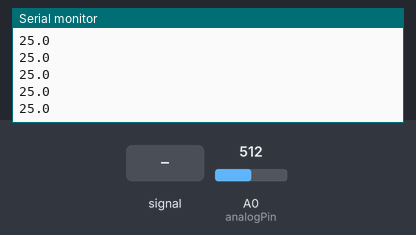
The sketch below on a simulated Arduino Uno, built with avr-gcc and run on an emulated ATmega328P. Shown: the last lines printed to the serial monitor. Inputs (shaded band) come from the test bench; at power-on: A0 (analogPin) = 512.

Above: at 1.2 s.
1.3 s: A0 (analogPin) fed a 200 Hz sine of ±81 counts around its level
At 1.42 s:
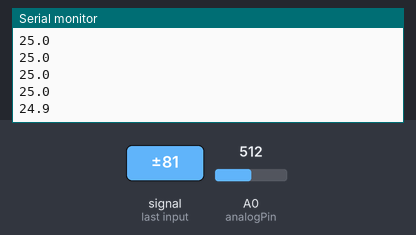
2.8 s: A0 (analogPin) set to 716
At 2.85 s:
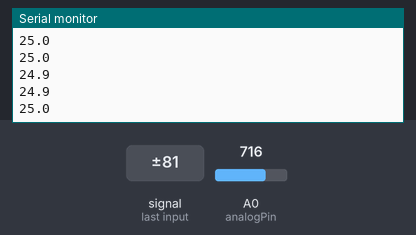
4.3 s: A0 (analogPin) fed a 1000 Hz sine of ±255 counts around its level
At 4.87 s:
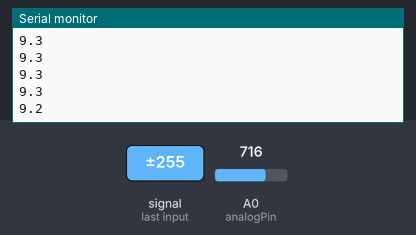
5.8 s: A0 (analogPin) set to 900
At 5.82 s:
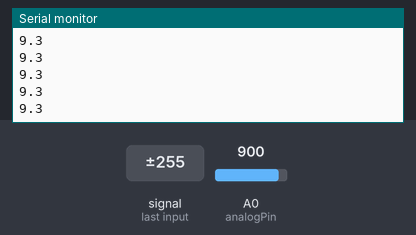
Timing chart, 0 to 8.3 s (numbered marks = the images above; inputs shaded):
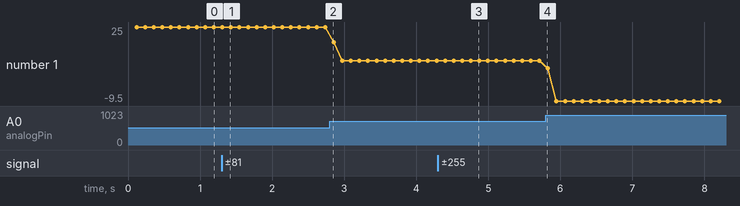

The sketch:

ThermistorSerialData.ino
```cpp
const int analogPin = A0;
const float Vref = 5.0;
const float fixedResistance = 100.0;   // kOhm
const float R0 = 100.0;                // kOhm at 25 C
const float T0 = 298.15;               // 25 C in Kelvin
const float beta = 4540.0;             // Kelvin
const int numSamples = 1000;


// Takes 100 ADC readings and returns their average
float averageAdcSamples() {
  int count = 0;
  float totalADC = 0;

  for (int i = 0; i < numSamples; i++) {
    count = analogRead(analogPin);
    totalADC += count;
  }

  float averageADC = totalADC / numSamples;

  return averageADC;
}


// Converts average ADC value to voltage
float adcToVoltage(float averageADC) {

  float voltage = averageADC * Vref / 1023.0;

  return voltage;
}


// Converts voltage to thermistor resistance in kOhm
float voltageToResistance(float voltage) {

  float resistance =
      fixedResistance * voltage / (Vref - voltage);

  return resistance;
}


// Converts resistance to temperature in Celsius
float resistanceToCelsius(float resistance) {

  float temperatureK =
      1.0 / ((1.0 / T0) +
      (1.0 / beta) * log(resistance / R0));

  float temperatureC = temperatureK - 273.15;

  return temperatureC;
}


// Prints one human-readable line
void printHumanReadable(float temperature) {

  // Serial.print("time = ");
  // Serial.print(time_s, 3);
  // Serial.print(" s    ");

  // Serial.print("average ADC = ");
  // Serial.print(averageADC, 1);
  // Serial.print(" counts    ");

  // Serial.print("voltage = ");
  // Serial.print(voltage, 3);
  // Serial.print(" V    ");

  // Serial.print("resistance = ");
  // Serial.print(resistance, 2);
  // Serial.print(" kOhm    ");

  // Serial.print("temperature = ");
  Serial.println(temperature, 1);
  // Serial.print(" C    ");

  // Serial.print("samples = ");
  // Serial.println(numSamples);
}


void setup() {

  Serial.begin(9600);

  Serial.println("Thermistor Temperature Measurement");
}


void loop() {

  // Start timing this measurement
  unsigned long time1 = micros();

  // 1. Average the raw ADC readings
  float averageADC = averageAdcSamples();

  // 2. Convert average ADC to voltage
  float voltage = adcToVoltage(averageADC);

  // 3. Convert voltage to resistance
  float resistance = voltageToResistance(voltage);

  // 4. Convert resistance to temperature
  float temperature = resistanceToCelsius(resistance);

  // Stop timing this measurement
  unsigned long time2 = micros();

  // Find elapsed microseconds
  unsigned long elapsedTime = time2 - time1;

  // Convert microseconds to seconds
  float time_s = elapsedTime / 1000000.0;

  // Print results
  printHumanReadable(temperature);
}
```

Measured:
- after the input at 1.3 s, the serial monitor: prints a new line at once (image 1)
- after the input at 4.3 s, the serial monitor: prints a new line after 0.46 s (image 3)
- plotted number 1: 25 → 9.3 after the input at 2.8 s, 9.3 → -9.5 after the input at 5.8 s
